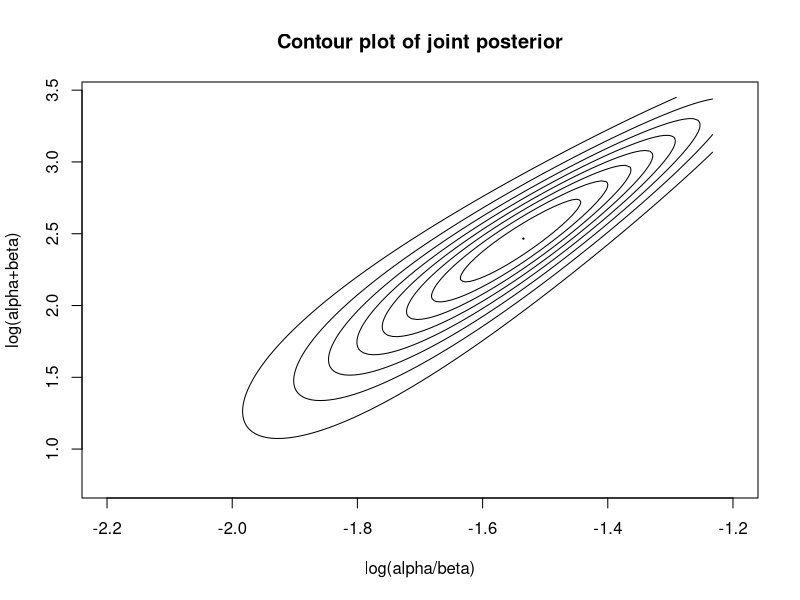
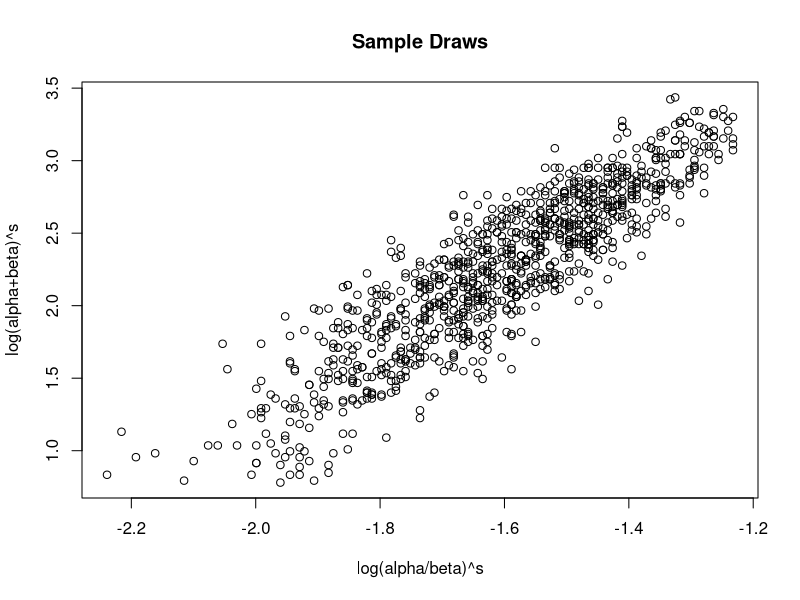
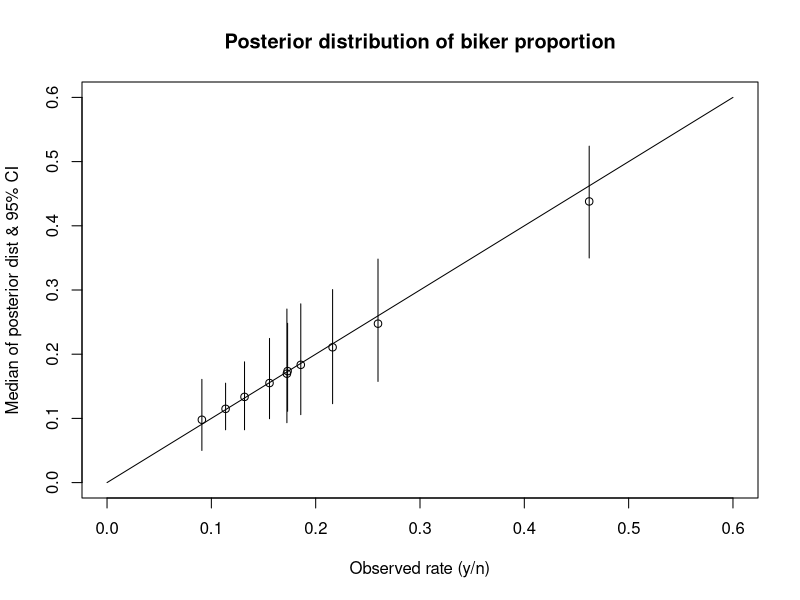
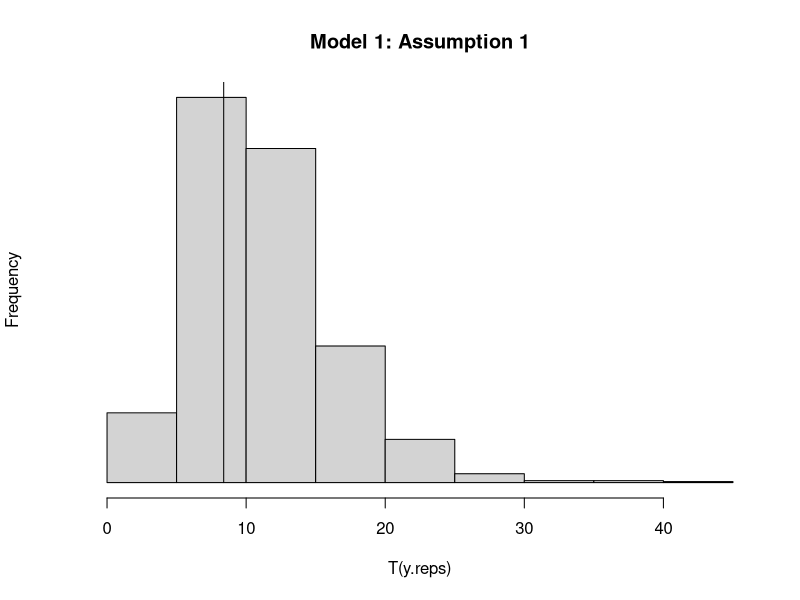
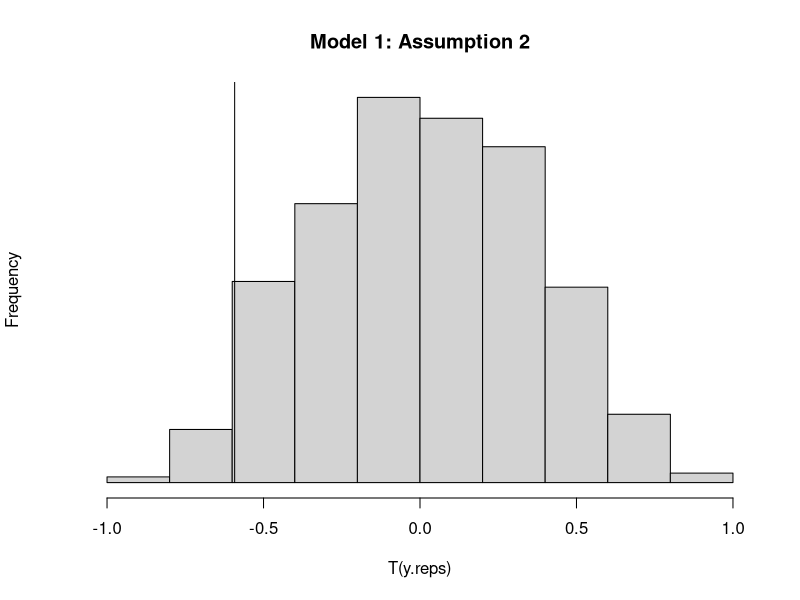
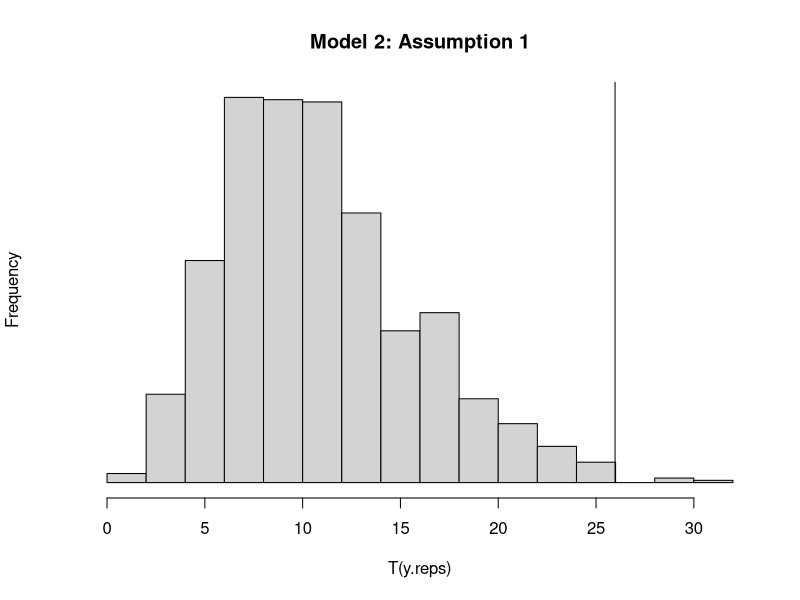
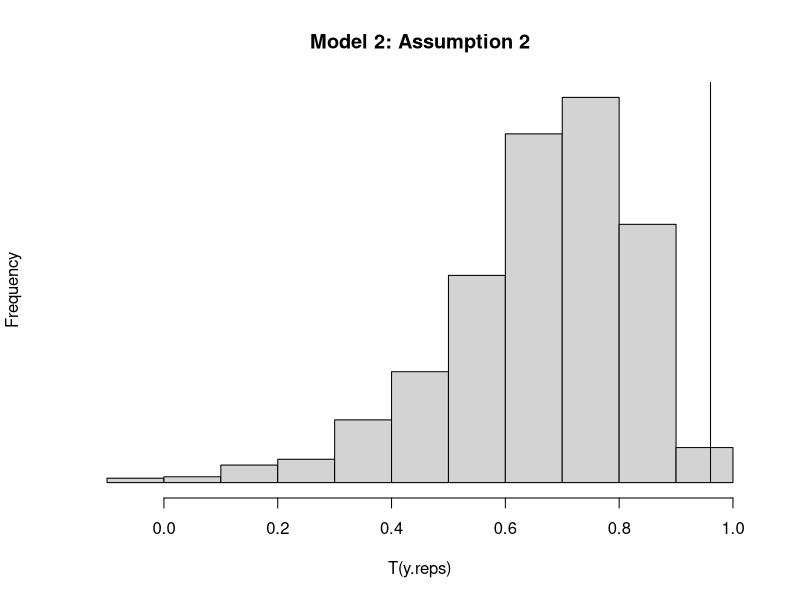
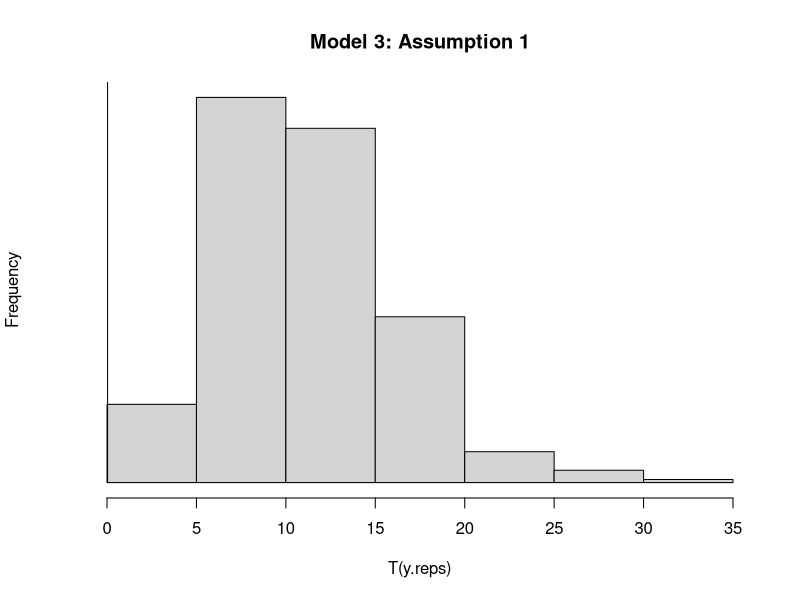

Source code (R) for these figures, in order:
## ---- chunk 1
knitr::opts_chunk$set(echo = F, results='asis', warning=F, message=F, cache=T)
library(kableExtra)
library(knitr)
## ---- chunk 2
#####################################################
##################################Heirarchical models
#####################################################
library(lattice)

# output: one sample from p(theta | mu, tau, y)
conditional.theta=function(ybar,mu,tau,sigma){
	theta=rep(0,nschools)
	theta.hat=rep(0,nschools)
	V.hat=rep(0,nschools)
	for(j in 1:nschools)	{
		V.hat[j]=1/(1/sigma[j]^2+1/(tau^2))
		theta.hat[j]=(ybar[j]/sigma[j]^2+mu/tau^2)*V.hat[j]
		theta[j]=rnorm(1,theta.hat[j],sqrt(V.hat[j]))
	}
theta
}

# output: nsample samples from p(mu | tau, y)
sample.mar.mu=function(ybar, tau, sigma,nsample){
	V.mu.inv=sum(1/(sigma^2+tau^2))
	mu.hat=sum((1/(sigma^2+tau^2))*ybar)/V.mu.inv
	mu.sample=rnorm(nsample,mu.hat,sqrt(1/V.mu.inv))
	mu.sample
}
# evaluates p(tau | y)
marginal.tau=function(ybar,tau,sigma){
	V.mu.inv=sum(1/(sigma^2+tau^2))
	mu.hat=sum((1/(sigma^2+tau^2))*ybar)/V.mu.inv
	eval=exp(-(ybar-mu.hat)^2/(2*(sigma^2+tau^2)))
	eval=eval/sqrt(sigma^2+tau^2)
	eval=sqrt(1/V.mu.inv)*prod(eval)
	eval 
}


ybar=c(28.39,7.94,-2.75,6.82,-0.64,0.63,18.01,12.16)
nschools=length(ybar)
sigma=c(14.9,10.2,16.3,11.0,9.4,11.4,10.4,17.6)
## ---- chunk 3
# Grid to evaluate p(tau |y)
x.tau=seq(0.00001,40,length=1000)
#x.tau=rep(Inf,length=1000)
#x.tau=rep(0,length=1000)

# evaluate p(tau |y) at 1000 points in the
#interval [0.00001,40]
post.tau=apply(t(x.tau),2,marginal.tau, ybar=ybar, sigma=sigma)
sample.tau=sample(x.tau,200,replace=TRUE,prob=post.tau)
# draw 200 samples from p(mu | tau, y)
sample.mu=apply(t(sample.tau),2,sample.mar.mu,ybar=ybar, sigma=sigma,nsample=1)
# draw 200 samples from p(theta | mu, tau, y)
sample.theta=matrix(0,ncol=nschools,nrow=200)
for (i in 1:200){
	sample.theta[i,]=conditional.theta(ybar, sample.mu[i], sample.tau[i],sigma)
}

# Expected posterior means E(theta_j | tau, y)
# averaging over mu
expected.theta=matrix(0,ncol=nschools,nrow=30)
x.tau.2=seq(0.00001,30,length=30)
for (i in 1:30){
	sample.mu=sample.mar.mu(ybar,x.tau.2[i],sigma, nsample=5000)
	sample.theta.2=matrix(0,ncol=nschools,nrow=5000)
	for (j in 1:5000){
		sample.theta.2[j,]=conditional.theta(ybar,sample.mu[j], x.tau.2[i],sigma)
	}
	expected.theta[i,]=apply(sample.theta.2,2,mean)
}

maxThetaJ = apply(sample.theta,1,max)
#hist(maxThetaJ,xlab="max(thetaj)")

#length(which(maxThetaJ > 28.4))/length(maxThetaJ)

## PART A
#prob best comp
Pr.best.mat <- matrix(NA, 8, 1)
for (i in 1:8) {
  Pr.best.mat[i] <- length(which(maxThetaJ == sample.theta[,i]))/length(maxThetaJ)
}
#prob better than others
Pr.comp.mat <- matrix(NA, 8, 8)
for (j in 1:8) {
  for (i in 1:8) {
    Pr.comp.mat[i,j] <- length(which(sample.theta[,i] > sample.theta[,j]))/length(sample.theta[,i])
  }
}
#combine into final dataframe
Pr.comb <- data.frame(Pr.best.mat, Pr.comp.mat)
colnames(Pr.comb) <- c("Pr(best)", "A", "B", "C", "D", "E", "F", "G", "H")
rownames(Pr.comb) <- c("A", "B", "C", "D", "E", "F", "G", "H")
#Pr.comb
#print table of data
kable(Pr.comb, "latex", caption = "Educational Testing Example", booktabs = T) %>%
kable_styling(latex_options = c("striped", "hold_position"))
## ---- chunk 4
# Grid to evaluate p(tau |y)
#x.tau=seq(0.00001,40,length=1000)
x.tau=rep(1000000000000000000000000000,length=1000)
#x.tau=rep(0,length=1000)

# evaluate p(tau |y) at 1000 points in the
#interval [0.00001,40]
post.tau=apply(t(x.tau),2,marginal.tau, ybar=ybar, sigma=sigma)
sample.tau=sample(x.tau,200,replace=TRUE,prob=post.tau)
# draw 200 samples from p(mu | tau, y)
sample.mu=apply(t(sample.tau),2,sample.mar.mu,ybar=ybar, sigma=sigma,nsample=1)
# draw 200 samples from p(theta | mu, tau, y)
sample.theta=matrix(0,ncol=nschools,nrow=200)
for (i in 1:200){
	sample.theta[i,]=conditional.theta(ybar, sample.mu[i], sample.tau[i],sigma)
}

# Expected posterior means E(theta_j | tau, y)
# averaging over mu
expected.theta=matrix(0,ncol=nschools,nrow=30)
x.tau.2=seq(0.00001,30,length=30)
for (i in 1:30){
	sample.mu=sample.mar.mu(ybar,x.tau.2[i],sigma, nsample=5000)
	sample.theta.2=matrix(0,ncol=nschools,nrow=5000)
	for (j in 1:5000){
		sample.theta.2[j,]=conditional.theta(ybar,sample.mu[j], x.tau.2[i],sigma)
	}
	expected.theta[i,]=apply(sample.theta.2,2,mean)
}

maxThetaJ = apply(sample.theta,1,max)
#hist(maxThetaJ,xlab="max(thetaj)")

#length(which(maxThetaJ > 28.4))/length(maxThetaJ)

## PART B
#prob best comp
Pr.best.matB <- matrix(NA, 8, 1)
for (i in 1:8) {
  Pr.best.matB[i] <- length(which(maxThetaJ == sample.theta[,i]))/length(maxThetaJ)
}
#prob better than others
Pr.comp.matB <- matrix(NA, 8, 8)
for (j in 1:8) {
  for (i in 1:8) {
    Pr.comp.matB[i,j] <- length(which(sample.theta[,i] > sample.theta[,j]))/length(sample.theta[,i])
  }
}
#combine into final dataframe
Pr.combB <- data.frame(Pr.best.matB, Pr.comp.matB)
colnames(Pr.combB) <- c("Pr(best)", "A", "B", "C", "D", "E", "F", "G", "H")
rownames(Pr.combB) <- c("A", "B", "C", "D", "E", "F", "G", "H")
#Pr.combB

#print table of data
kable(Pr.combB, "latex", caption = "Educational Testing Example w Tau --> Inf", booktabs = T) %>%
kable_styling(latex_options = c("striped", "hold_position"))
## ---- chunk 5
y.samples <- c(16/(16+58), 9/(9+90), 10/(10+48), 
               13/(13+57), 19/(19+103), 20/(20+57), 
               18/(18+86), 17/(17+112), 35/(35+273), 55/(55+64))
z.samples <- c(12/(12+113), 1/(1+18), 2/(2+14), 4/(4+44), 
               9/(9+208), 7/(7+67), 9/(9+29), 8/(8+154))

y.values <- c(16, 9, 10, 13, 19, 20, 18, 17, 35, 55)
n.values <- c((16+58), (9+90), (10+48), (13+57), (19+103), (20+57), 
               (18+86), (17+112), (35+273), (55+64))

## ---- chunk 6
library(lattice)
library(nleqslv)
nlocations<-length(y.values)

# first define hyperparameter prior
hyper.prior <- function(alpha,beta){
  alpha*beta*(alpha + beta)^(-5/2)
}

# next define marginal posterior
marginal.post <- function(alpha, beta) {
  post <- 1
  for (i in 1:nlocations) {
    if (n.values[i] > 100) n.values[i] = 100
    post <- post * ( 
      ((gamma(alpha + beta)) / (gamma(alpha) * gamma(beta))) * 
      ((gamma(alpha + y.values[i]) * gamma(beta + n.values[i] - y.values[i])) / 
        (gamma(alpha + beta + n.values[i]))))
  }
  hyper.prior(alpha,beta) * post
}

#### build grid of alpha and beta values
#use nifty method of moments method like in PSET2
mom1 <- 1.356149
mom2 <- 8.615058

#build grid of transformed variables
trans.var1 <- seq(log(mom1/mom2)*1.5,log(mom1/mom2)/1.5,length.out=200)
trans.var2 <- seq(log(mom1+mom2)/3,log(mom1+mom2)*1.5,length.out=200)

#inverse to transform back to alpha and beta
beta <- exp(trans.var2)/(exp(trans.var1)+1)
alpha <- exp(trans.var2+trans.var1)/(exp(trans.var1)+1)

#calculate joint posterior density
post.dens <- outer(alpha,beta,function(x1,x2) log(marginal.post(x1, x2)))
post.dens <- exp(post.dens - max(post.dens))
post.dens <- post.dens/sum(post.dens)

#build contour plot of joint posterior
contours <- seq(min(post.dens), max(post.dens), length=10)
contour(trans.var1, trans.var2, post.dens,
        levels=contours, 
        xlab="log(alpha/beta)", 
        ylab="log(alpha+beta)", 
        xlim=c(-2.2, -1.2), 
        ylim=c(min(trans.var2), max(trans.var2)), 
        drawlabels=FALSE, 
        main="Contour plot of joint posterior")

#now draw samples from posterior
nsim <- 1000
dens.v1 <- apply(post.dens,1,sum)
tvar1.indices <- sample(1:length(trans.var1), nsim, replace=T, prob=dens.v1)
v1.samps <- trans.var1[tvar1.indices]
v2.samps <- rep(NA,nsim)
for (i in (1:nsim)) {
  v2.samps[i] <- sample(trans.var2, 1, prob=post.dens[tvar1.indices[i],])
}

plot(v1.samps, v2.samps, 
     xlab="log(alpha/beta)^s", 
     ylab="log(alpha+beta)^s", 
     xlim=c(min(v1.samps), max(v1.samps)) , 
     ylim=c(min(v2.samps), max(v2.samps)), 
     main="Sample Draws")

#inverse transform to get original hyperparameters
beta.samps <- exp(v2.samps) / (exp(v1.samps)+1)
alpha.samps <- exp(v2.samps+v1.samps) / (exp(v1.samps)+1)  
## ---- chunk 7
theta.pull <- sapply(1:10, function(i) 
  rbeta(1000, alpha.samps + y.values[i], beta.samps + n.values[i] - y.values[i]))
theta.sorted <- apply(theta.pull,2,sort)
plot(0:600/1000, 0:600/1000,  
     type="l", 
     xlab="Observed rate (y/n)",
     ylab="Median of posterior dist & 95% CI")
points(y.values/n.values,theta.sorted[500,])
segments(y.values/n.values,theta.sorted[25,], y.values/n.values,theta.sorted[975,] )
title(main="Posterior distribution of biker proportion")
## ---- chunk 8
y.finals <- alpha.samps/(alpha.samps+beta.samps)
y.finals.df <- data.frame(t(quantile(y.finals, c(0.025, 0.975))))
colnames(y.finals.df) <- c("2.5%", "97.5%")
rownames(y.finals.df) <- c("")

kable(y.finals.df, "latex", caption = "5.13 Part D", booktabs = T) %>%
kable_styling(latex_options = c("striped", "hold_position"))
## ---- chunk 9
theta.new <- rbeta(1000, alpha.samps, beta.samps)
y.new <- rbinom(1000, 100, theta.new)
#quantile(y.new, c(0.025, 0.975))
y.new.df <- data.frame(t(round(quantile(y.new, c(0.025, 0.975)),1)))
colnames(y.new.df) <- c("2.5%", "97.5%")
rownames(y.new.df) <- c("")

kable(y.new.df, "latex", caption = "5.13 Part E", booktabs = T) %>%
kable_styling(latex_options = c("striped", "hold_position"))
## ---- chunk 10
#load in data
airplane.data <- data.frame(c(1976:1985),
                            c(24,25,31,31,22,21,26,20,16,22),
                            c(734,516,754,877,814,362,764,809,223,1066),
                            c(0.19,0.12,0.15,0.16,0.14,0.06,0.13,0.13,0.03,0.15))
colnames(airplane.data) <- c("year", "f.accidents","p.deaths","d.rate")
n<-dim(airplane.data)[1]
airplane.data$p.miles <- airplane.data$p.deaths*10^8/(airplane.data$d.rate)
## ---- chunk 11
## first model, no of fatal accidents
### assumption 1: independent Poisson distributions
expected <- rep(sum(airplane.data$f.accidents)/n, 10)
test.stat <- rep(NA, 1000)
for (ii in 1:1000) {
  observed <- rep(NA, 10)
  for (i in 1:10){
    theta <- rgamma(1,sum(airplane.data$f.accidents))/n
    observed[i] <- rpois(1,theta)
  }
  test.stat[ii] <- sum((observed - expected)^2/expected)
}

test.stat.real <- sum((airplane.data$f.accidents - expected)^2/expected)
hist(test.stat, xlab="T(y.reps)", main="Model 1: Assumption 1", yaxt="n", cex=2)
pval1a <- length(which(test.stat > test.stat.real))/length(test.stat)
#pval1a
lines(rep(test.stat.real,2), c(0,1000))

### assumption 2: no trend over time
test.stat <- rep(NA, 1000)
for (ii in 1:1000) {
  observed <- rep(NA, 10)
  for (i in 1:10){
    theta <- rgamma(1,sum(airplane.data$f.accidents))/n
    observed[i] <- rpois(1,theta)
  }
  test.stat[ii] <- cor(observed,airplane.data$year)
}

test.stat.real <- cor(airplane.data$f.accidents,airplane.data$year)
hist(test.stat, xlab="T(y.reps)", main="Model 1: Assumption 2", yaxt="n", cex=2)
pval1b <- length(which(test.stat > test.stat.real))/length(test.stat)
lines(rep(test.stat.real,2), c(0,1000))
#pval1b
#plot(airplane.data$year,airplane.data$f.accidents)
#cor(airplane.data$year,airplane.data$f.accidents)
## ---- chunk 12
## second model: no of fatal accidents
### assumption 1: independent Poisson distributions proportional to number of miles flown
#expected <- rep(sum(airplane.data$f.accidents)/n, 10)
#expected changes, need to be proportional as well
expected <- (sum(airplane.data$f.accidents))*(airplane.data$p.miles/sum(airplane.data$p.miles))
test.stat <- rep(NA, 1000)
for (ii in 1:1000) {
  observed <- rep(NA, 10)
  for (i in 1:10){
    theta <- rgamma(1,sum(airplane.data$f.accidents))/sum(airplane.data$p.miles)
    observed[i] <- rpois(1,theta*airplane.data$p.miles[i])
  }
  test.stat[ii] <- sum((observed - expected)^2/expected)
}

test.stat.real <- sum((airplane.data$f.accidents - expected)^2/expected)
hist(test.stat, xlab="T(y.reps)", main="Model 2: Assumption 1", yaxt="n", cex=2)
pval2a <- length(which(test.stat > test.stat.real))/length(test.stat)
#pval2a
lines(rep(test.stat.real,2), c(0,1000))


### assumption 2: no trend over time
test.stat <- rep(NA, 1000)
for (ii in 1:1000) {
  observed <- rep(NA, 10)
  for (i in 1:10){
    theta <- rgamma(1,sum(airplane.data$f.accidents))/sum(airplane.data$p.miles)
    observed[i] <- rpois(1,theta*airplane.data$p.miles[i])
  }
  test.stat[ii] <- cor(observed,airplane.data$year)
}

test.stat.real <- cor((sum(airplane.data$f.accidents))*(airplane.data$p.miles/sum(airplane.data$p.miles)),airplane.data$year)
hist(test.stat, xlab="T(y.reps)", main="Model 2: Assumption 2", yaxt="n", cex=2)
pval2b <- length(which(test.stat > test.stat.real))/length(test.stat)
#pval2b
lines(rep(test.stat.real,2), c(0,1000))
#plot(sum(airplane.data$f.accidents)*(airplane.data$p.miles/sum(airplane.data$p.miles)),airplane.data$year)
## ---- chunk 13
# third model: passenger deaths
### assumption 1: independent Poisson distributions
expected <- rep(sum(airplane.data$p.deaths)/n, 10)
test.stat <- rep(NA, 1000)
for (ii in 1:1000) {
  observed <- rep(NA, 10)
  for (i in 1:10){
    theta <- rgamma(1,sum(airplane.data$p.deaths))/n
    observed[i] <- rpois(1,theta)
  }
  test.stat[ii] <- sum((observed - expected)^2/expected)
}

test.stat.real <- sum((airplane.data$p.deaths - expected)^2/expected)
hist(test.stat, xlab="T(y.reps)", main="Model 3: Assumption 1", yaxt="n", cex=2)
pval3a <- length(which(test.stat > test.stat.real))/length(test.stat)
#pval3a
lines(rep(0.03,2), c(0,1000))


### assumption 2: no trend over time
test.stat <- rep(NA, 1000)
for (ii in 1:1000) {
  observed <- rep(NA, 10)
  for (i in 1:10){
    theta <- rgamma(1,sum(airplane.data$p.deaths))/n
    observed[i] <- rpois(1,theta)
  }
  test.stat[ii] <- cor(observed,airplane.data$year)
}

test.stat.real <- cor(airplane.data$p.deaths,airplane.data$year)
hist(test.stat, xlab="T(y.reps)", main="Model 3: Assumption 2", yaxt="n", cex=2)
pval3b <- length(which(test.stat > test.stat.real))/length(test.stat)
lines(rep(test.stat.real,2), c(0,1000))
#pval3b
#plot(airplane.data$year,airplane.data$p.deaths)

## ---- chunk 14
# fourth model: passenger deaths proportional to number of miles flown
### assumption 1: independent Poisson distributions 
#expected <- rep(sum(airplane.data$p.deaths)/n, 10)
expected <- (sum(airplane.data$p.deaths))*(airplane.data$p.miles/sum(airplane.data$p.miles))
test.stat <- rep(NA, 100)
for (ii in 1:100) {
  observed <- rep(NA, 10)
  for (i in 1:10){
    theta <- rgamma(1,sum(airplane.data$p.deaths))/sum(airplane.data$p.miles)
    observed[i] <- rpois(1,theta*airplane.data$p.miles[i])
  }
  test.stat[ii] <- sum((observed - expected)^2/expected)
}

test.stat.real <- sum((airplane.data$p.deaths - expected)^2/expected)
hist(test.stat, xlab="T(y.reps)", main="Model 4: Assumption 1", yaxt="n", cex=2)
pval4a <- length(which(test.stat > test.stat.real))/length(test.stat)
#pval4a
lines(rep(0.9605436,2), c(0,1000))

### assumption 2: no trend over time
test.stat <- rep(NA, 1000)
for (ii in 1:1000) {
  observed <- rep(NA, 10)
  for (i in 1:10){
    theta <- rgamma(1,sum(airplane.data$p.deaths))/sum(airplane.data$p.miles)
    observed[i] <- rpois(1,theta*airplane.data$p.miles[i])
  }
  test.stat[ii] <- cor(observed,airplane.data$year)
}

test.stat.real <- cor((sum(airplane.data$p.deaths))*(airplane.data$p.miles/sum(airplane.data$p.miles)),airplane.data$year)
hist(test.stat, xlab="T(y.reps)", main="Model 4: Assumption 2", yaxt="n", cex=2)
pval4b <- length(which(test.stat > test.stat.real))/length(test.stat)
#pval4b
lines(rep(test.stat.real,2), c(0,1000))
#plot(airplane.data$year,airplane.data$p.deaths)
#plot(airplane.data$year,airplane.data$p.miles)
## ---- chunk 15
pvalues.df <- data.frame(c(pval1a, pval1b),
                         c(pval2a, pval2b),
                         c(pval3a, pval3b),
                         c(pval4a, pval4b))
pvalues.df <- t(pvalues.df)
rownames(pvalues.df) <- c("Model 1", "Model 2", "Model 3", "Model 4")
colnames(pvalues.df) <- c("Assumption 1", "Assumption 2")

kable(pvalues.df, "latex", caption = "P-Value Assumptions Summary", booktabs = T) %>%
kable_styling(latex_options = c("striped", "hold_position"))
## ---- chunk 16
#example in textbook (original set up)
test.quant <- NULL
for (i in 1:1000){
  theta <- rbeta (1,8,14)
  y.reps <- rbinom (20,1,theta)
  n <- length(y.reps)
  test.quant <- c(test.quant,sum(y.reps[2:n] != y.reps[1:(n-1)]))}

hist(test.quant, xlab="T(y.reps)", main="Original Protocol", yaxt="n",
      breaks=seq(-.5, max(test.quant)+.5), cex=2)
## ---- chunk 17
#new set up
test.quant <- NULL
for (i in 1:1000){
  theta <- rbeta (1,8,14)
  y.reps <- rbinom (1,1,theta)
  while (sum(y.reps==0) < 13)
    y.reps <- c(y.reps, rbinom(1,1,theta))
  n <- length(y.reps)
  test.quant <- c(test.quant,sum(y.reps[2:n] != y.reps[1:(n-1)]))}

hist(test.quant, xlab="T(y.reps)", main="Updated Protocol", yaxt="n",
      breaks=seq(-.5, max(test.quant)+.5), cex=2)
## ---- chunk 18
#build dataset
props<-c(0/20, 0/20, 0/20, 0/19, 0/18, 0/18, 1/18, 1/18, 2/25, 2/20, 1/10, 5/49, 
         3/20, 2/13, 9/48, 4/20, 10/48, 4/19, 6/23, 5/19, 6/22, 0/20, 0/20, 0/20, 
         0/17, 1/20 ,1/20 ,2/24 ,2/23, 2/20, 2/19, 5/46, 3/27, 10/50, 4/20, 4/20, 
         4/19, 4/19, 5/22 ,6/20, 6/20 ,6/20 ,0/20, 0/19, 1/20, 1/20,2/20 ,2/20, 
         2/17, 7/49, 4/20, 4/20, 11/46, 12/49, 16/52, 15/47, 0/19, 0/19, 1/19, 1/19, 
         2/20, 2/20, 7/47, 3/20, 4/20, 4/20, 5/20, 5/20, 15/46, 9/24)
y.values<-c(0, 0, 0, 0, 0, 0, 1, 1, 2, 2, 1, 5, 3, 2, 9, 4, 10, 4, 6, 5, 6, 0, 0, 0, 
            0, 1 ,1 ,2 ,2, 2, 2, 5, 3, 10, 4, 4, 4, 4, 5 ,6, 6 ,6 ,0, 0, 1, 1,2 ,2, 
            2, 7, 4, 4, 11, 12, 16, 15, 0, 0, 1, 1, 2, 2, 7, 3, 4, 4, 5, 5, 15, 9)
n.values<-c(20,20,20,19, 18, 18, 18, 18, 25, 20, 10, 49, 20, 13, 48, 20, 48, 19, 23, 19, 22,
           20, 20, 20, 17, 20, 20, 24, 23, 20, 19, 46, 27, 50, 20, 20, 19, 19, 22, 
           20, 20, 20, 20, 19, 20, 20, 20, 20, 17, 49, 20, 20, 46, 49, 52, 47, 19, 
           19, 19, 19, 20, 20, 47, 20, 20, 20, 20, 20, 46, 24)
nlocations<-length(n.values)

# first define hyperparameter prior
hyper.prior <- function(alpha,beta){
  alpha*beta*(alpha + beta)^(-5/2)
}

# next define marginal posterior
marginal.post <- function(alpha, beta) {
  post <- 1
  for (i in 1:nlocations) {
    if (n.values[i] > 100) n.values[i] = 100
    post <- post * ( 
      ((gamma(alpha + beta)) / (gamma(alpha) * gamma(beta))) * 
      ((gamma(alpha + y.values[i]) * gamma(beta + n.values[i] - y.values[i])) / 
        (gamma(alpha + beta + n.values[i]))))
  }
  hyper.prior(alpha,beta) * post
}

#build grid of transformed variables using numbers provided in text
trans.var1 <- seq(-2.3,-1.3,length.out=100)
trans.var2 <- seq(1,5,length.out=100)

alpha <- seq(1.4/4,1.4*4,length.out = 100)
beta <- seq(8.6/4,8.6*4,length.out = 100)

#calculate joint posterior density
post.dens <- outer(alpha,beta,function(x1,x2) log(marginal.post(x1, x2)))
post.dens <- exp(post.dens - max(post.dens))
post.dens <- post.dens/sum(post.dens)

#build contour plot of joint posterior
contours <- seq(0.05*post.dens[50,50], 0.95*post.dens[50,50], length=10)
contour(trans.var1, trans.var2, post.dens,
        levels=contours, 
        xlab="log(alpha/beta)", 
        ylab="log(alpha+beta)", 
        xlim=c(min(trans.var1), max(trans.var1)) , 
        ylim=c(min(trans.var2), max(trans.var2)), 
        drawlabels=FALSE, 
        main="Contour plot of joint posterior")

#now draw samples from posterior
nsim <- 1000
dens.v1 <- apply(post.dens,1,sum)
tvar1.indices <- sample(1:length(trans.var1), nsim, replace=T, prob=dens.v1)
v1.samps <- trans.var1[tvar1.indices]
v2.samps <- rep(NA,nsim)
for (i in (1:nsim)) {
  v2.samps[i] <- sample(trans.var2, 1, prob=post.dens[tvar1.indices[i],])
}

plot(v1.samps, v2.samps, 
     xlab="log(alpha/beta)^s", 
     ylab="log(alpha+beta)^s", 
     xlim=c(min(v1.samps), max(v1.samps)) , 
     ylim=c(min(v2.samps), max(v2.samps)), 
     main="Sample Draws")

#inverse transform to get original hyperparameters
beta.samps <- exp(v2.samps) / (exp(v1.samps)+1)
alpha.samps <- exp(v2.samps+v1.samps) / (exp(v1.samps)+1) 
## ---- chunk 19
theta.pull <- sapply(1:70, function(i) 
  rbeta(1000, alpha.samps + y.values[i], beta.samps + n.values[i] - y.values[i]))
theta.sorted <- apply(theta.pull,2,sort)
plot(0:450/1000, 0:450/1000,  
     type="l", 
     xlab="Observed rate (y/n)",
     ylab="Median of posterior dist & 95% CI")
points(y.values/n.values,theta.sorted[500,])
segments(y.values/n.values,theta.sorted[25,], y.values/n.values,theta.sorted[975,] )
title(main="Posterior distribution of rat tumor proportion")
## ---- chunk 20
## test stat is maximum value
test.stat <- rep(NA, 1000)
for (ii in 1:1000) {
  observed <- rep(NA, 10)
  for (i in 1:70){
    observed[i] <- rbeta(1, alpha.samps + y.values[i], beta.samps + n.values[i] - y.values[i])
  }
  test.stat[ii] <- max(observed)
}

test.stat.real <- max(props)
hist(test.stat, xlab="T(y.reps)", main="Rat Tumor Model: Maximum Value", yaxt="n", cex=2)
pvalmax <- length(which(test.stat > test.stat.real))/length(test.stat)
#pvalmax
lines(rep(test.stat.real,2), c(0,1000))


## test stat is minimum value
test.stat <- rep(NA, 1000)
for (ii in 1:1000) {
  observed <- rep(NA, 10)
  for (i in 1:70){
    observed[i] <- rbeta(1, alpha.samps + y.values[i], beta.samps + n.values[i] - y.values[i])
  }
  test.stat[ii] <- min(observed)
}

test.stat.real <- min(props)
hist(test.stat, xlab="T(y.reps)", main="Rat Tumor Model: Minimum Value", yaxt="n", cex=2)
pvalmin <- length(which(test.stat > test.stat.real))/length(test.stat)
#pvalmin
lines(rep(test.stat.real,2), c(0,1000))


## test stat is avg variability
test.stat <- rep(NA, 1000)
for (ii in 1:1000) {
  observed <- rep(NA, 10)
  for (i in 1:70){
    observed[i] <- rbeta(1, alpha.samps + y.values[i], beta.samps + n.values[i] - y.values[i])
  }
  test.stat[ii] <- var(observed)
}

test.stat.real <- var(props)
hist(test.stat, xlab="T(y.reps)", main="Rat Tumor Model: Variance", yaxt="n", cex=2)
pvalvar <- length(which(test.stat > test.stat.real))/length(test.stat)
#pvalvar
lines(rep(0.0107,2), c(0,1000))


pvalues.df <- data.frame(c(pvalmax, pvalmin, pvalvar))
pvalues.df <- t(pvalues.df)
rownames(pvalues.df) <- c("P-Value")
colnames(pvalues.df) <- c("Maximum", "Minimum", "Variance")

kable(pvalues.df, "latex", caption = "P-Value Summary Radon Data", booktabs = T) %>%
kable_styling(latex_options = c("striped", "hold_position"))
## ---- chunk 21
y.blue.earth <- c(5.0, 13.0, 7.2, 6.8, 12.8, 9.5, 6.0, 3.8, 1.8, 6.9, 4.7, 9.5)
y.clay <- c(12.9, 2.6, 26.6, 1.5, 13.0, 8.8, 19.5, 9.0, 13.1, 3.6)
y.goodhue <- c(14.3, 7.6, 2.6, 43.5, 4.9, 3.5, 4.8, 5.6, 3.5, 3.9, 6.7)
y.all <- c(y.blue.earth,y.clay,y.goodhue)

#from roee's code
calcDist = function(lambda, x) {
	geoMean = exp(mean(log(x)))
	transVal1 = (x^lambda - 1) / geoMean^(lambda - 1)
	transVal2 = geoMean * log(x)
	transVal = (lambda == 0) * transVal2 + (lambda != 0) * transVal1
	return(var(transVal))
}
#find best phi
checkValue = c(1,0.5,0.25,0.125,0.0625,0.03125,0,-0.03125,-0.0625,-0.125,-0.25,-0.5)
#sapply(checkValue, calcDist, y.blue.earth)
#0.03125

#calculate posterior
sigmaS = (12-1) * var((y.blue.earth)^(0.03125)) / rchisq(10000,df=12-1)
muS = sqrt(sigmaS / 12) * rnorm(10000) + mean((y.blue.earth)^(0.03125))
generYmis = function(x) {
  return(rnorm(length(y.blue.earth), mean = x[1], sd = sqrt(x[2])))
}
fullPost = cbind(muS, sigmaS)

#sample from posterior
yMisSamp = (apply(fullPost,1, generYmis))^(1/0.03125)
## ---- chunk 22
#find best phi when considering all three counties
#sapply(checkValue, calcDist, y.blue.earth) #0.03125 
#sapply(checkValue, calcDist, y.clay) #0.03125
#sapply(checkValue, calcDist, y.goodhue) #-0.03125

#calculate posterior
sigma1 = (12-1) * var((y.blue.earth)^(0.03125)) / rchisq(10000,df=12-1)
sigma2 = (10-1) * var((y.clay)^(0.03125)) / rchisq(10000,df=10-1)
sigma3 = (11-1) * var((y.goodhue)^(0.03125)) / rchisq(10000,df=11-1)

mu1 = sqrt(sigmaS / 12) * rnorm(10000) + mean((y.blue.earth)^(0.03125))
mu2 = sqrt(sigmaS / 10) * rnorm(10000) + mean((y.clay)^(0.03125))
mu3 = sqrt(sigmaS / 11) * rnorm(10000) + mean((y.goodhue)^(0.03125))

generYmis = function(x) {
  return(rnorm(11, mean = x[1], sd = sqrt(x[2])))
}
fullPost1 = cbind(mu1, sigma1)
fullPost2 = cbind(mu2, sigma2)
fullPost3 = cbind(mu3, sigma3)

#sample from posterior
yMisSamp1 = (apply(fullPost,1, generYmis))^(1/0.03125)
yMisSamp2 = (apply(fullPost,1, generYmis))^(1/0.03125)
yMisSamp3 = (apply(fullPost,1, generYmis))^(1/0.03125)

yMisSamp <- rbind(yMisSamp1,yMisSamp2,yMisSamp3)
## ---- chunk 23
#sample from posterior (original)
#fullPost = cbind(muS, sigmaS)
#yMisSamp = (apply(fullPost,1, generYmis))^(1/0.03125)

#posterior predictive checks

#on mean
yMisMeanCheck = apply(yMisSamp[1:33,],2,mean)
hist(yMisMeanCheck, xlab="Mean for Radon Measurements",main="Test1: Mean for Radon Measurements")
abline(v= mean(y.all))
pvalmean <- length(which(yMisMeanCheck > mean(y.all))) / length(yMisMeanCheck)
#pvalmean

#on maximum
yMisMaxCheck = apply(yMisSamp[1:33,],2,max)
hist( yMisMaxCheck, xlab="Max of Radon Measurements",main="Test2: Max of Radon Measurements")
abline(v= max(y.all))
pvalmax <- length(which(yMisMaxCheck > max(y.all))) / length(yMisMaxCheck)
#pvalmax

#on maximum
yMisMinCheck = apply(yMisSamp[1:33,],2,min)
hist( yMisMinCheck, xlab="Min of Radon Measurements",main="Test3: Min of Radon Measurements")
abline(v= min(y.all))
pvalmin <- length(which(yMisMinCheck > min(y.all))) / length(yMisMinCheck)
#pvalmin

pvalues.df <- data.frame(c(pvalmean, pvalmax, pvalmin))
pvalues.df <- t(pvalues.df)
rownames(pvalues.df) <- c("P-Value")
colnames(pvalues.df) <- c("Mean", "Maximum", "Minimum")

kable(pvalues.df, "latex", caption = "P-Value Summary Radon Data", booktabs = T) %>%
kable_styling(latex_options = c("striped", "hold_position"))
